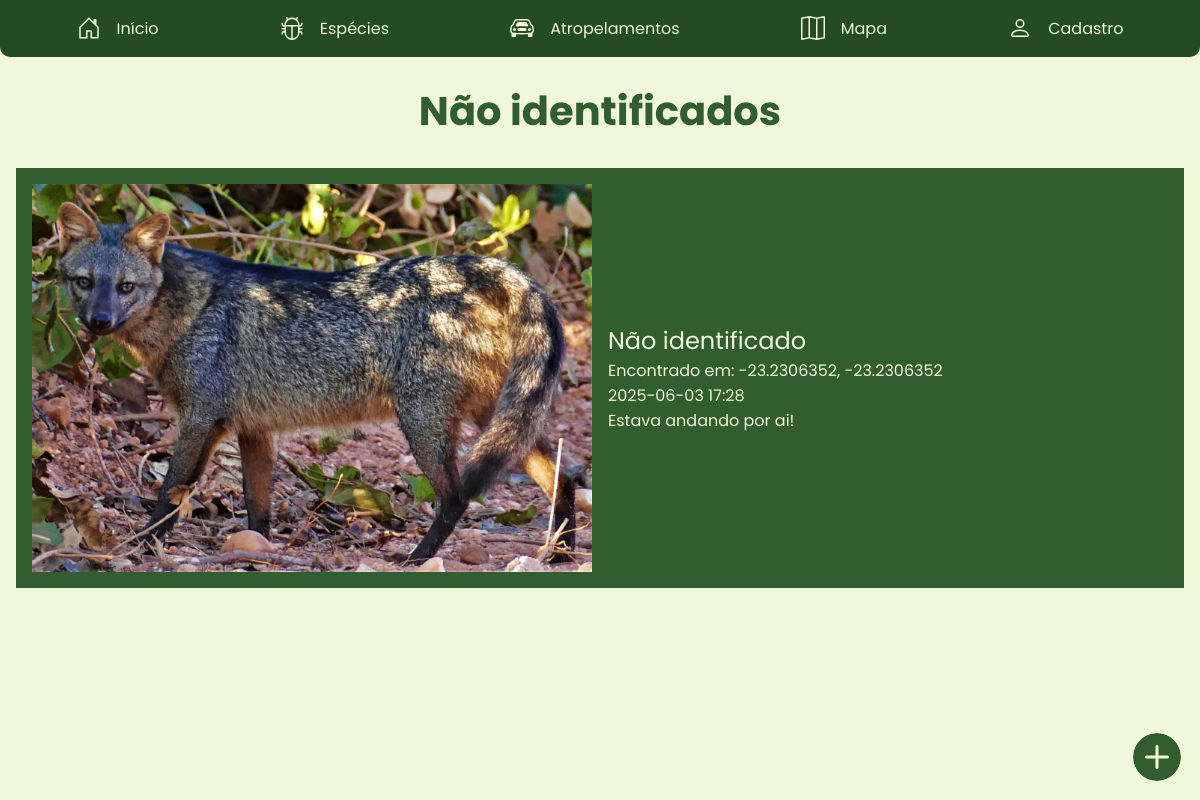
/pages/especies/nidentificado.php (signed in), run on the app's committed database.
### tables this page shows
CREATE TABLE `enc_especies` (
  `id_enc` int NOT NULL,
  `usuario` varchar(1000) NOT NULL,
  `especie` varchar(1000) NOT NULL,
  `endereco` varchar(1000) NOT NULL,
  `latitude` double NOT NULL,
  `longitude` double NOT NULL,
  `descricao` text NOT NULL,
  `data` text NOT NULL,
  `hora` text NOT NULL,
  `foto` varchar(1000) NOT NULL
);

### pages/especies/nidentificado.php (the view, shortened to what this page needs)
<?php
    $conexao = mysqli_connect("localhost", "root", "Fukuoka23.", "ayuru") or die("Falha na conexão");
    $tabela = mysqli_query($conexao, "SELECT * FROM enc_especies WHERE especie='Não identificado'");
?>
<!DOCTYPE html>
<html lang="pt-br">
<head>
    <link rel="stylesheet" href="../../style.css">
</head>
<body>
    <nav>
        <div class="nav-pagina">
            <a href="../inicio.html">
                <span class="icons">Início</span>
            </a>
        </div>
        <div class="nav-pagina">
            <a href="especies.html">
                <span class="icons">Espécies</span>
            </a>
        </div>
        <div class="nav-pagina">
            <a href="../atropelamentos/atropelamentos.php">
                <span class="icons">Atropelamentos</span>
            </a>
        </div>
        <div class="nav-pagina">
            <a href="../mapa.php">
                <span class="icons">Mapa</span>
            </a>
        </div>
        <div class="nav-pagina">
            <a href="../cadastro.php">
                <span class="icons">Cadastro</span>
            </a>
        </div>
    </nav>
    <main>
        <h1>Não identificados</h1>
        <?php
            while ($linha = mysqli_fetch_array($tabela, MYSQLI_ASSOC)) {
        ?>
            <div class="post">
                <img src="<?php echo "../../images/".$linha["foto"];?>">
                <div>
                    <p class="esp"><?php echo $linha["especie"];?></p>
                    <p>Encontrado em: <?php if ($linha["endereco"] != "Não possui") echo $linha["endereco"]."; ".$linha["latitude"].", ".$linha["longitude"]; else echo $linha["latitude"].", ".$linha["longitude"];?></p>
                    <p><?php echo $linha["data"]." ".$linha["hora"];?></p>
                    <p><?php echo $linha["descricao"];?></p>
                </div>
                <?php
                }
                ?>
            </div>
    </main>
    <?php
        if (isset($_SESSION["validado"]) && $_SESSION["validado"] == true) echo
        "<a href='../../crud.php?acao=P&post=especie'>
        <svg xmlns='http://www.w3.org/2000/svg' fill='currentColor' class='bi bi-plus-circle-fill' viewBox='0 0 16 16' style='border: 3px solid     #F0F7DA; border-radius: 100px; background-color: #F0F7DA; width: 3rem; height: 3rem; color: #325D2F; position: fixed; right: 1rem;  bottom: 1rem;'>
            <path d='M16 8A8 8 0 1 1 0 8a8 8 0 0 1 16 0M8.5 4.5a.5.5 0 0 0-1 0v3h-3a.5.5 0 0 0 0 1h3v3a.5.5 0 0 0 1 0v-3h3a.5.5 0 0 0 0-1h-3z'/>
        </svg>
        </a>";
    ?>
</body>
</html>

### style.css (style rules this page uses)
* { transition: all .5s ease; }
body, html { background-color: #F0F7DA; margin: 0; padding: 0; font-family: "Poppins", sans-serif; }
.icons { display: none; }
nav { padding: 1rem; background-color: #234D20; display: flex; justify-content: space-around; border-radius: 0 0 10px 10px; }
.nav-pagina { display: flex; flex-direction: row; }
.nav-pagina a { display: flex; flex-direction: row; gap: 1rem; color: #F0F7DA; text-decoration: none; }
.nav-pagina svg { height: 24px; width: 24px; color: #F0F7DA; display: flex; }
main { padding: 1rem; }
h1 { font-size: 40px; text-align: center; margin-top: .5rem; color: #325D2F; }
.post { background-color: #325D2F; padding: 1rem; color: #F0F7DA; margin-bottom: 1rem; }
.post img { width: 100%; }
.post .esp { font-size: 1.5rem; margin: 0; }
.post p { margin: 0; }
@media (min-width: 1024px) { .icons { display: flex; } }
@media (min-width: 1024px) { .post { display: grid; grid-template-columns: 1fr 1fr; gap: 1rem; } }
@media (min-width: 1024px) { .post div { position: relative; margin: auto 0; } }

### data on the page
enc_especies: foto (picture), especie "Não identificado", latitude "-23.2306352", longitude "-23.2306352", data "2025-06-03", hora "17:28", descricao "Estava andando por ai!"
